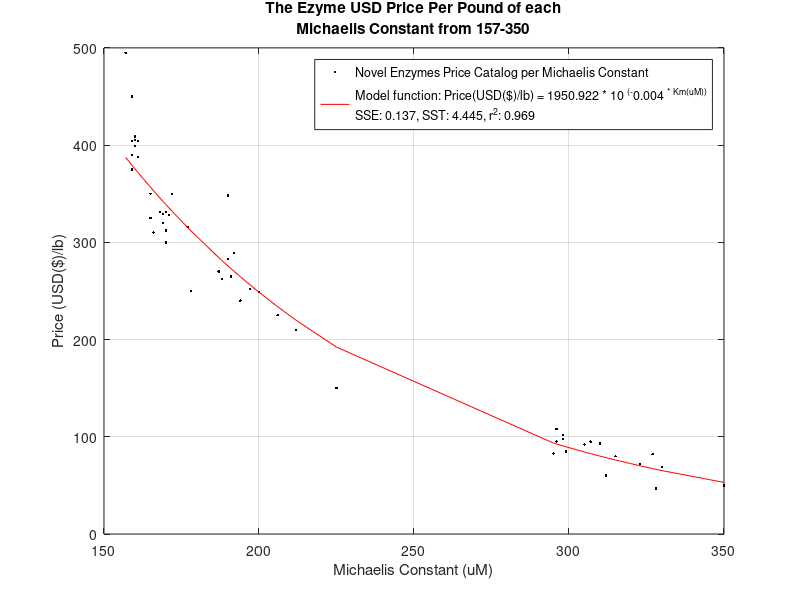

This chart was generated by the following MATLAB code:
function [bf, mf, SSE_final, SST] = M3_Regression_001_30
%%%%%%%%%%%%%%%%%%%%%%%%%%%%%%%%%%%%%%%%%%%%%%%%%%%%%%%%%%%%%%%%%%%%%
% ENGR 132
% Program Description
% The program finds a model for estimating price of enzyme according to
% their Km value and output the estimate price.
%
% Function Call
% function [SSE_final, SST] = M3_Regression_001_30
%
% Input Arguments
% No input argument
%
% Output Arguments
% bf: the intercept value gathered from the regression (unitless)
% mf: the slope value gathered from the regression (unitless)
% SSE_final: the SSE value of the linearized data (unitless)
% SST: the SST value of the linearized data (unitless)
%
% Assignment Information
%   Assignment:     M3
%   Team Mmeber:    Luming Lin, lin971@purdue.edu
%                   Surya Manikhandan, smanikha@purdue.edu
%                   Julius Mesa, jmesa@purdue.edu
%                   Alex Norkus, anorkus@purdue.edu
%   Team ID:        001-30
%   Academic Integrity:
%     [] We worked with one or more peers but our collaboration
%        maintained academic integrity.
%     Peers we worked with: Name, login@purdue [repeat for each]
%%%%%%%%%%%%%%%%%%%%%%%%%%%%%%%%%%%%%%%%%%%%%%%%%%%%%%%%%%%%%%%%%%%%%

%% ____________________
%% INITIALIZATION
clc;clearvars;
data = csvread('Data_NovelEnzymes_priceCatalog.csv',2,0); %import the data from the csv file
price_measured = data(:,2); % separate the price from the data (USD($)/lbs)
Km_measured = data(:,1); %separates the Km value from the data (uM)

%% ____________________
%% Linearizing the data


%% Linearize the data using linear function
coe1 = polyfit(Km_measured,price_measured,1); %find the coefficient of trendline of the model
M1 = coe1(1);
B1 = coe1(2);
m1 = M1; %calculate the original model coefficient
b1 = B1;
linearized_predict1 = M1 .* Km_measured + B1; %calculate the predict value of price using the linearized model
predict1 = polyval(coe1,Km_measured); % calculate the predict value of price using the original model
SSE1 = sum((price_measured - linearized_predict1).^2); %calculate the SSE value of the model

%% Linearize the data using power function
coe2 = polyfit(log10(Km_measured),log10(price_measured),1); %find the coefficient of trendline of the model
M2 = coe2(1);
B2 = coe2(2);
m2 = M2; %calculate the original model coefficient
b2 = 10 ^ B2;
linearized_predict2 = M2 .* log10(Km_measured) + B2; %calculate the predict value of price using the linearized model
predict2 = b2 .* Km_measured .^ m2; % calculate the predict value of price using the original model
SSE2 = sum((log10(price_measured) - linearized_predict2).^2); %calculate the SSE value of the model

%% Linearize the data using exponential function
coe3 = polyfit(Km_measured,log10(price_measured),1); %find the coefficient of trendline of the model
M3 = coe3(1);
B3 = coe3(2);
m3 = M3; %calculate the original model coefficient
b3 = 10 ^ B3;
linearized_predict3 = M3 .* Km_measured + B3; %calculate the predict value of price using the linearized model
predict3 = b3 .* 10 .^ (Km_measured .* m3); % calculate the predict value of price using the original model
SSE3 = sum((log10(price_measured) - linearized_predict3).^2); %calculate the SSE value of the model

%% Linearize the data using logarithmic function
coe4 = polyfit(log10(Km_measured),price_measured,1); %find the coefficient of trendline of the model
M4 = coe4(1);
B4 = coe4(2);
m4 = M4; %calculate the original model coefficient
b4 = B4;
linearized_predict4 = M4 .* log10(Km_measured) + B4; %calculate the predict value of price using the linearized model
predict4 = m4 .* Km_measured + b4; % calculate the predict value of price using the original model
SSE4 = sum((price_measured - linearized_predict4).^2); %calculate the SSE value of the model

%% ____________________
%% FORMATTED TEXT/FIGURE DISPLAYS
SSE_value = [SSE1,SSE2,SSE3,SSE4]; %combine the SSE value of all four models
SSE_final = min(SSE_value); %find the minimum SSE value which indicates the best model
choose = find(SSE_value == SSE_final); %find which model is the best

figure(1)
if choose == 1 % if the linear function best fits the data
    SST = sum((price_measured - mean(price_measured)).^2); %calculate the SST value of the linearized data
    r2_1 = 1-(SSE1/SST); %calculate the r^2 value of the linearized data
    r2 = r2_1;
    plot(Km_measured, price_measured,'k.');%plot the original data
    hold on;
    plot(Km_measured, predict1,'r-'); %plot the model
    title({'The Ezyme USD Price Per Pound of each';'Michaelis Constant from 157-350'})
    xlabel('Michaelis Constant (uM)');
    ylabel('Price (USD($)/lb)')
    function_output = sprintf("Model function:Price(USD($)/lb) = %.3f * Km(uM) + %.3f\nSSE: %.3f, SST: %.3f, r^2: %.3f",b1,m1,SSE_final,SST,r2); %display the funciton of the model also the SST,SSE and r^2 value
    legend('Novel Enzymes Price Catalog per Michaelis Constant', function_output, 'location', 'best')
    grid on;
    %assign return parameters for the exec function
    bf = b1;
    mf = m1;

elseif choose == 2 % if the power function best fits the data
    SST = sum((log10(price_measured) - mean(log10(price_measured))).^2); %calculate the SST value of the linearized data
    r2_2 = 1-(SSE2/SST); %calculate the r^2 value of the linearized data
    r2 = r2_2;
    plot(Km_measured, price_measured,'k.') %plot the original data
    hold on;
    plot(Km_measured, predict2,'r-'); %plot the model
    title({'The Ezyme USD Price Per Pound of each';'Michaelis Constant from 157-350'})
    xlabel('Michaelis Constant (uM)');
    ylabel('Price (USD($)/lb)')
    function_output = sprintf("Model function:Price(USD($)/lb) = %.3f * Km(uM) ^ (%.3f)\nSSE: %.3f, SST: %.3f, r^2: %.3f",b2,m3,SSE_final,SST,r2); %display the funciton of the model also the SST,SSE and r^2 value
    legend('Novel Enzymes Price Catalog per Michaelis Constant', function_output, 'location', 'best')
    grid on
    %assign return parameters for the exec function
    bf = b2;
    mf = m2;

elseif choose == 3 % if the exponential function best fits the data
    SST = sum((log10(price_measured) - mean(log10(price_measured))).^2); %calculate the SST value of the linearized data
    r2_3 = 1-(SSE3/SST); %calculate the r^2 value of the linearized data
    r2 = r2_3;
    plot(Km_measured, price_measured,'k.') %plot the original data
    hold on;
    plot(Km_measured, predict3,'r-'); %plot the model
    title({'The Ezyme USD Price Per Pound of each';'Michaelis Constant from 157-350'})
    xlabel('Michaelis Constant (uM)');
    ylabel('Price (USD($)/lb)')
    function_output = sprintf("Model function: Price(USD($)/lb) = %.3f * 10 ^(^%.3f ^* ^K^m^(^u^M^)^) \nSSE: %.3f, SST: %.3f, r^2: %.3f",b3,m3,SSE_final,SST,r2); %display the funciton of the model also the SST,SSE and r^2 value
    legend('Novel Enzymes Price Catalog per Michaelis Constant', function_output, 'location', 'best')
    grid on
    %assign return parameters for the exec function
    bf = b3;
    mf = m3;

elseif choose == 4 % if the power logarithmic best fits the data
    SST = sum((price_measured - mean(price_measured)).^2); %calculate the SST value of the linearized data
    r2_4 = 1-(SSE4/SST); %calculate the r^2 value of the linearized data
    r2 = r2_4;
    plot(Km_measured, price_measured,'k.') %plot the original data
    hold on;
    plot(Km_measured, predict4,'r-'); %plot the model
    title({'The Ezyme USD Price Per Pound of each';'Michaelis Constant from 157-350'})
    xlabel('Michaelis Constant (uM)');
    ylabel('Price (USD($)/lb)')
    function_output = sprintf("Model function:Price(USD($)/lb)= %.3f * log10(Km(uM)) + %.3f\nSSE: %.3f, SST: %.3f, r^2: %.3f",b4,m4,SSE_final,SST,r2); %display the funciton of the model also the SST,SSE and r^2 value
    legend('Novel Enzymes Price Catalog per Michaelis Constant', function_output,'location', 'best')
    grid on
    %assign return parameters for the exec function
    bf = b4;
    mf = m4;

end


%% ____________________
%% COMMAND WINDOW OUTPUT
fprintf("The chosen model is Exponential funciton:Price(USD($)/lb) = %.3f * 10 ^ (%.3f * Km(uM))\nSSE: %.3f, SST: %.3f, r^2: %.3f",b3,m3,SSE_final,SST,r2);
%% ____________________
%% ACADEMIC INTEGRITY STATEMENT
% We have not used source code obtained from any other unauthorized
% source, either modified or unmodified. Neither have we provided
% access to my code to another. The function we are submitting
% is our own original work.
